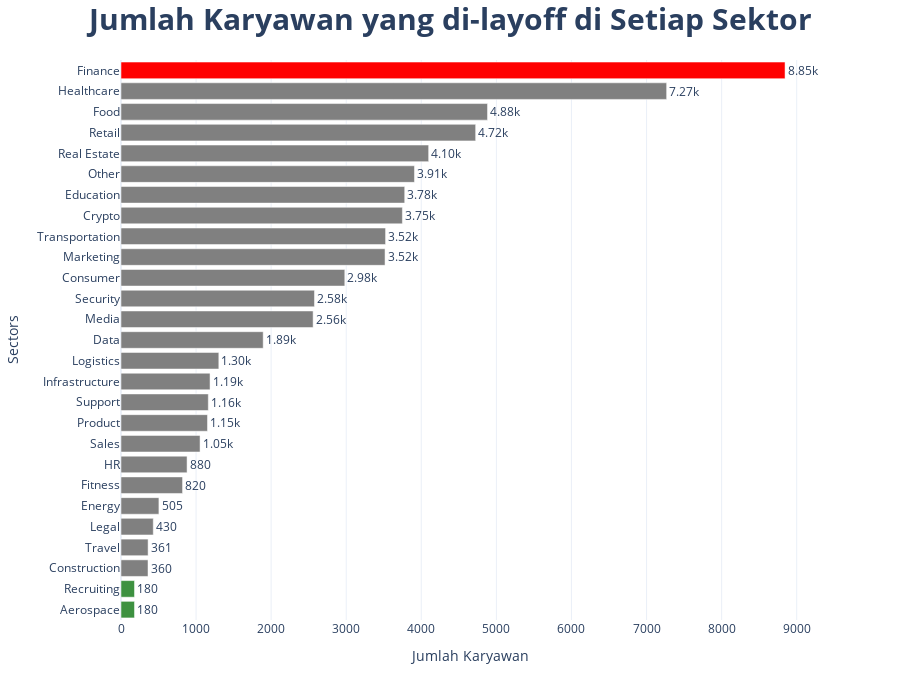

Here is the notebook cell this chart was saved with:
### Markdown cell above
Selanjutnya adalah pembuatan grafik agar lebih mudah memahami data

### Code cell
#Membuat list warna untuk yang nilainya max, min dan diluar max,min
colorlist_6 = []
for i in df_industry_sum['total_laid_off'].values: 
    if i == max(df_industry_sum['total_laid_off'].values):
        colorlist_6.append('#FF0000')
    elif i == min(df_industry_sum['total_laid_off'].values):
        colorlist_6.append('#3D9140')
    else:
        colorlist_6.append('#808080')



#Membuat Bar Chart jumlah layoff per industri pada 2022
fig = px.bar(df_industry_sum,x = 'total_laid_off', y = 'industry',text_auto='.3s',
             labels={
                     "industry": "Sectors",
                     "total_laid_off": "Jumlah Karyawan"
                     },template="plotly_white", orientation='h') #barchart configuration
fig.update_traces(textfont_size=12, textangle=0, textposition="outside", cliponaxis=False,marker_color=colorlist_6) #text configuration
fig.update_layout(height=700,
                  title="<b>Jumlah Karyawan yang di-layoff di Setiap Sektor<b>",title_x=0.5,title_font=dict(size=30),yaxis=dict(autorange="reversed")) #title configuration
fig.show()

### Figure 1 — Plotly figure (JSON) as saved in the notebook; plotly's stock layout.template omitted (floating-point values rounded to 4 significant figures)
{"data": [{"alignmentgroup": "True", "cliponaxis": false, "hovertemplate": "Jumlah Karyawan=%{x}<br>Sectors=%{y}<extra></extra>", "legendgroup": "", "marker": {"color": ["#FF0000", "#808080", "#808080", "#808080", "#808080", "#808080", "#808080", "#808080", "#808080", "#808080", "#808080", "#808080", "#808080", "#808080", "#808080", "#808080", "#808080", "#808080", "#808080", "#808080", "#808080", "#808080", "#808080", "#808080", "#808080", "#3D9140", "#3D9140"], "pattern": {"shape": ""}}, "name": "", "offsetgroup": "", "orientation": "h", "showlegend": false, "textangle": 0, "textfont": {"size": 12}, "textposition": "outside", "texttemplate": "%{x:.3s}", "type": "bar", "x": [8845, 7268, 4882, 4724, 4098, 3909, 3779, 3748, 3524, 3517, 2981, 2577, 2559, 1894, 1303, 1186, 1163, 1152, 1053, 880, 820, 505, 430, 361, 360, 180, 180], "xaxis": "x", "y": ["Finance", "Healthcare", "Food", "Retail", "Real Estate", "Other", "Education", "Crypto", "Transportation", "Marketing", "Consumer", "Security", "Media", "Data", "Logistics", "Infrastructure", "Support", "Product", "Sales", "HR", "Fitness", "Energy", "Legal", "Travel", "Construction", "Recruiting", "Aerospace"], "yaxis": "y"}], "layout": {"barmode": "relative", "height": 700, "legend": {"tracegroupgap": 0}, "margin": {"t": 60}, "title": {"font": {"size": 30}, "text": "<b>Jumlah Karyawan yang di-layoff di Setiap Sektor<b>", "x": 0.5}, "xaxis": {"anchor": "y", "domain": [0, 1], "title": {"text": "Jumlah Karyawan"}}, "yaxis": {"anchor": "x", "autorange": "reversed", "domain": [0, 1], "title": {"text": "Sectors"}}}}
